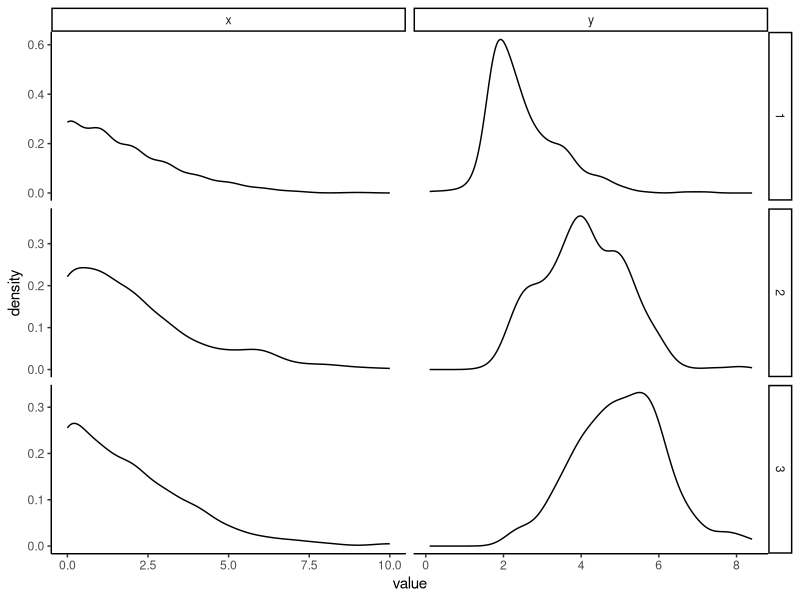
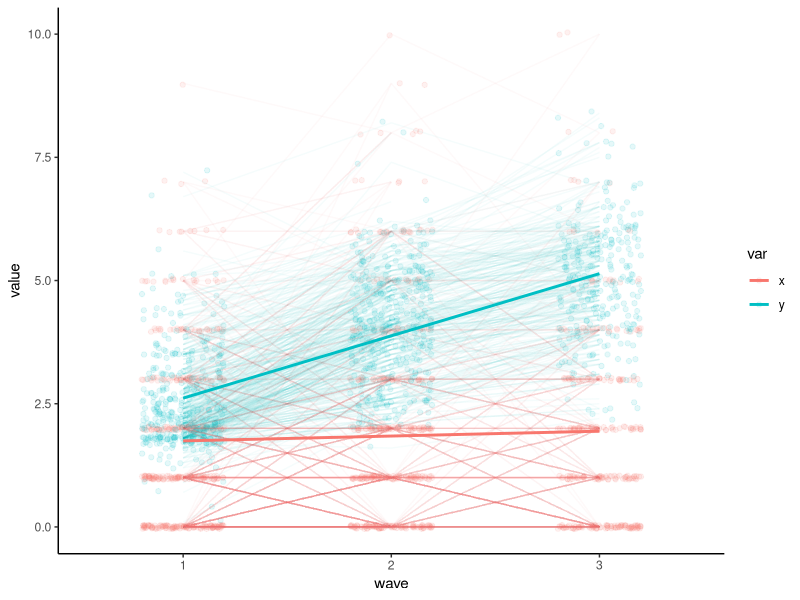

Write R code to recreate these figures, in order. (Note: this script raises an error after producing the figures.)
## ---- chunk 1
#if you need to install anything, uncomment the below install lines for now
#install.packages('lavaan')
#install.packages('tidyverse')
suppressWarnings(require(lavaan))
suppressMessages(suppressWarnings(require(tidyverse)))
## ---- chunk 2
antiread <- read.table("2019-01-30-A-better-cross-lagged-panel-model-from-Hamaker-et-al-2015-appendixes/srcddata.dat",
                       na.strings = c("999.00"),
                       col.names = c("anti1", "anti2", "anti3", "anti4",
                                     "read1", "read2", "read3", "read4",
                                     "gen", "momage", "kidage", "homecog",
                                     "homeemo", "id")
) %>%
  rename(x1 = anti1, x2 = anti2, x3 = anti3, x4 = anti4,
         y1 = read1, y2 = read2, y3 = read3, y4 = read4) %>%
  select(matches('[xy][1-4]'))

knitr::kable(summary(antiread), format = 'markdown')
## ---- chunk 3
antiread %>%
  select(-x4,-y4) %>%
  mutate(pid = 1:n()) %>%
  gather(key, value, -pid) %>%
  extract(col = key, into = c('var', 'wave'), regex = '(\\w)(\\d)') %>%
  ggplot(aes(x = value)) +
  geom_density(alpha = 1) +
  facet_grid(wave~var, scales = 'free') +
  theme_classic()
## ---- chunk 4
antireadLong <- antiread %>%
  select(-x4,-y4) %>%
  mutate(pid = 1:n()) %>%
  gather(key, value, -pid) %>%
  extract(col = key, into = c('var', 'wave'), regex = '(\\w)(\\d)')

antireadLong %>%
  ggplot(aes(x = wave, y = value, color = var, group = var)) +
  geom_point(position = position_jitter(w = .2), alpha = .1) +
  geom_line(stat = 'identity', aes(group = interaction(var, pid)), alpha = .04) +
  geom_line(stat = 'smooth', method = 'lm', size = 1) +
  theme_classic()

## ---- chunk 5
riclpmModel <-
'
#Note, the data contain x1-3 and y1-3
#Latent mean Structure with intercepts

kappa =~ 1*x1 + 1*x2 + 1*x3
omega =~ 1*y1 + 1*y2 + 1*y3

x1 ~ mu1*1 #intercepts
x2 ~ mu2*1
x3 ~ mu3*1
y1 ~ pi1*1
y2 ~ pi2*1
y3 ~ pi3*1

kappa ~~ kappa #variance
omega ~~ omega #variance
kappa ~~ omega #covariance

#laten vars for AR and cross-lagged effects
p1 =~ 1*x1 #each factor loading set to 1
p2 =~ 1*x2
p3 =~ 1*x3
q1 =~ 1*y1
q2 =~ 1*y2
q3 =~ 1*y3

#Later, we may constrain autoregression and cross-lagged
#effects to be the same across both lags.
p3 ~ alpha3*p2 + beta3*q2
p2 ~ alpha2*p1 + beta2*q1

q3 ~ delta3*q2 + gamma3*p2
q2 ~ delta2*q1 + gamma2*p1

p1 ~~ p1 #variance
p2 ~~ u2*p2
p3 ~~ u3*p3
q1 ~~ q1 #variance
q2 ~~ v2*q2
q3 ~~ v3*q3

p1 ~~ q1 #p1 and q1 covariance
p2 ~~ q2 #p2 and q2 covariance
p3 ~~ q3 #p2 and q2 covariance'

fit <- lavaan(riclpmModel, data = antiread,
              missing = 'ML', #for the missing data!
              int.ov.free = F,
              int.lv.free = F,
              auto.fix.first = F,
              auto.fix.single = F,
              auto.cov.lv.x = F,
              auto.cov.y = F,
              auto.var = F)
summary(fit, standardized = T)
## ---- chunk 6
clpmModel <- #yes, "Model" is redundant
'
#Note, the data contain x1-3 and y1-3
#Latent mean Structure with intercepts

kappa =~ 1*x1 + 1*x2 + 1*x3
omega =~ 1*y1 + 1*y2 + 1*y3

x1 ~ mu1*1 #intercepts
x2 ~ mu2*1
x3 ~ mu3*1
y1 ~ pi1*1
y2 ~ pi2*1
y3 ~ pi3*1

kappa ~~ 0*kappa #variance nope
omega ~~ 0*omega #variance nope
kappa ~~ 0*omega #covariance not even

#laten vars for AR and cross-lagged effects
p1 =~ 1*x1 #each factor loading set to 1
p2 =~ 1*x2
p3 =~ 1*x3
q1 =~ 1*y1
q2 =~ 1*y2
q3 =~ 1*y3

p3 ~ alpha3*p2 + beta3*q2
p2 ~ alpha2*p1 + beta2*q1

q3 ~ delta3*q2 + gamma3*p2
q2 ~ delta2*q1 + gamma2*p1

p1 ~~ p1 #variance
p2 ~~ u2*p2
p3 ~~ u3*p3
q1 ~~ q1 #variance
q2 ~~ v2*q2
q3 ~~ v3*q3

p1 ~~ q1 #p1 and q1 covariance
p2 ~~ q2 #p2 and q2 covariance
p3 ~~ q3 #p2 and q2 covariance'

fitCLPM <- lavaan(clpmModel, data = antiread,
              missing = 'ML', #for the missing data!
              int.ov.free = F,
              int.lv.free = F,
              auto.fix.first = F,
              auto.fix.single = F,
              auto.cov.lv.x = F,
              auto.cov.y = F,
              auto.var = F)

anova(fit, fitCLPM)
## ---- chunk 7
summary(fitCLPM, standardize = T)
## ---- chunk 8
riclpmModelConstrainedARCL <-
'
#Note, the data contain x1-3 and y1-3
#Latent mean Structure with intercepts

kappa =~ 1*x1 + 1*x2 + 1*x3
omega =~ 1*y1 + 1*y2 + 1*y3

x1 ~ mu1*1 #intercepts
x2 ~ mu2*1
x3 ~ mu3*1
y1 ~ pi1*1
y2 ~ pi2*1
y3 ~ pi3*1

kappa ~~ kappa #variance
omega ~~ omega #variance
kappa ~~ omega #covariance

#laten vars for AR and cross-lagged effects
p1 =~ 1*x1 #each factor loading set to 1
p2 =~ 1*x2
p3 =~ 1*x3
q1 =~ 1*y1
q2 =~ 1*y2
q3 =~ 1*y3

#constrain autoregression and cross lagged effects to be the same across both lags.
p3 ~ alpha*p2 + beta*q2
p2 ~ alpha*p1 + beta*q1

q3 ~ delta*q2 + gamma*p2
q2 ~ delta*q1 + gamma*p1

p1 ~~ p1 #variance
p2 ~~ u*p2
p3 ~~ u*p3
q1 ~~ q1 #variance
q2 ~~ v*q2
q3 ~~ v*q3

p1 ~~ q1 #p1 and q1 covariance
p2 ~~ uv*q2 #p2 and q2 covariance should also be constrained to be the same as
p3 ~~ uv*q3 #p3 and q3 covariance'

fitConstrainedARCL <- lavaan(riclpmModelConstrainedARCL, data = antiread,
              missing = 'ML', #for the missing data!
              int.ov.free = F,
              int.lv.free = F,
              auto.fix.first = F,
              auto.fix.single = F,
              auto.cov.lv.x = F,
              auto.cov.y = F,
              auto.var = F)

anova(fit, fitConstrainedARCL)
## ---- chunk 9
summary(fitConstrainedARCL, standardized = T)
## ---- chunk 10
#get the model-expected means
means <- fitted(fitConstrainedARCL)$mean
meansDF <- data.frame(mean = means, key = names(means)) %>%
  extract(col = key, into = c('var', 'wave'), regex = '(\\w)(\\d)')

#plot the model-expected random intercepts
predict(fitConstrainedARCL) %>%
  as.data.frame %>%
  mutate(pid = 1:n()) %>%
  gather(key, latentvalue, -pid, -kappa, -omega) %>%
  extract(col = key, into = c('latentvar', 'wave'), regex = '(\\w)(\\d)') %>%
  mutate(var = c(p = 'x', q = 'y')[latentvar]) %>%
  left_join(meansDF) %>% #those means from above
  left_join(antireadLong, by = c('pid', 'wave', 'var')) %>% #the raw data
  mutate(expectedLine = ifelse(var == 'x', kappa, omega) + mean,
         wave = as.numeric(wave)) %>%
  rowwise() %>%
  ggplot(aes(x = wave, y = expectedLine, color = var, group = var)) +
  geom_point(aes(x = wave, y = value, group = interaction(var, pid)), alpha = .1, position = position_jitter(w = .2, h = 0)) +
  geom_line(aes(y = expectedLine, group = interaction(var, pid)), stat = 'identity', alpha = .1) +
  geom_line(aes(y = mean), stat = 'identity', alpha = 1, size = 1, color = 'black') +
  facet_wrap(~var, ncol = 2) +
  theme_classic()
## ---- chunk 11
suppressMessages(suppressWarnings(library(GGally)))
predict(fitConstrainedARCL) %>%
  as.data.frame %>%
  select(-kappa, -omega) %>%
  ggpairs(lower = list(continuous = wrap(ggally_smooth, alpha = .5))) +
  theme_classic()

## ---- chunk 12
antiread %>%
  select(-x4, -y4) %>%
  ggpairs(lower = list(continuous = wrap(ggally_smooth, alpha = .5))) +
  theme_classic()
